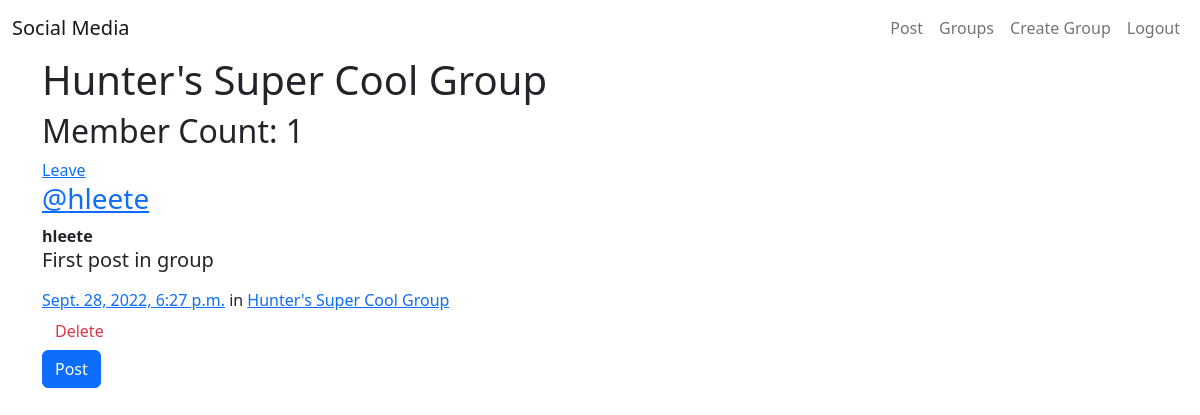
Screenshot of /group/post/in/hunters-super-cool-group/ (signed in) with the database file from the repository.
### group/models.py (models this page shows, shortened)
class Group(models.Model):
    name = models.CharField(max_length=255, unique=True)
    slug = models.SlugField(allow_unicode=True, unique=True)
    description = models.TextField(default='', blank=True)
    description_html = models.TextField(editable=False, default='', blank=True)
    members = models.ManyToManyField(User, through='GroupMember')
    class Meta:
        ordering = ['name']

### post/models.py (models this page shows, shortened)
class Post(models.Model):
    user = models.ForeignKey(User, related_name='posts', on_delete=models.CASCADE)
    created_at = models.DateTimeField(auto_now=True)
    message = models.TextField()
    message_html = models.TextField(editable=False)
    group = models.ForeignKey(Group, related_name='post', null=True, blank=True, on_delete=models.CASCADE)
    class Meta:
        ordering = ['created_at']
        unique_together = ['user', 'message']

### group/views.py (the view)
# urls.py: path('post/in/<slug:slug>/', views.SingleGroup.as_view(), name='single-group'),
class SingleGroup(DetailView):
    model = Group

### group/templates/group/group_detail.html
{% extends 'group/group_base.html' %}
{% block pregroup %}
<h1>{{ group.name }}</h1>
<h2>Member Count: {{ group.members.count }}</h2>
<div class="content">
    {% if user in group.members.all %}
    <a href="{% url 'group:leave-group' group.slug %}">Leave</a>
    {% else %}
    <a href="{% url 'group:join-group' group.slug %}">Join</a>
    {% endif %}
</div>
{% endblock pregroup %}
{% block group_content %}
<div class="col-md-8">
    {% if group.post.count == 0 %}
    <h2>No posts in this group yet. Be the first!</h2>
    {% else %}
    {% for post in group.post.all %}
    {% include 'post/_post.html' %}
    {% endfor %}
    {% endif %}
    <a href="{% url 'post:create-post' %}"><button class="btn btn-primary">Post</button></a>
</div>
{% endblock group_content %}

### post/templates/post/_post.html (shortened to what this page needs)
<div class="media">
    <h3 class="mr-5"><a href="{% url 'post:for-user' post.user.username %}">@{{ post.user.username }}</a></h3>
    <div class="media-body">
        <strong>{{ post.user.username }}</strong>
        <h5>{{ post.message_html|safe }}</h5>
        <time class="time"><a
                href="{% url 'post:single-post' post.user.username post.pk %}">{{ post.created_at }}</a></time>
        {% if post.group %}
        <span class="group-name">in <a href="#">{{ post.group.name }}</a></span>
        {% endif %}
        <div class="media-footer">
            {% if user.is_authenticated and post.user == user and not hide_delete %}
            <a href="{% url 'post:delete-post' post.pk %}" title="delete" class="btn btn-simple">
                <span class="text-danger icon-label">Delete</span>
            </a>
            {% endif %}
        </div>
    </div>
</div>

### rows the page displays
Group: name "Hunter's Super Cool Group", members.count "1"
Post: user.username "hleete", message_html "First post in group", created_at "Sept. 28, 2022, 6:27 p.m.", group.name "Hunter's Super Cool Group", shows "Delete"
